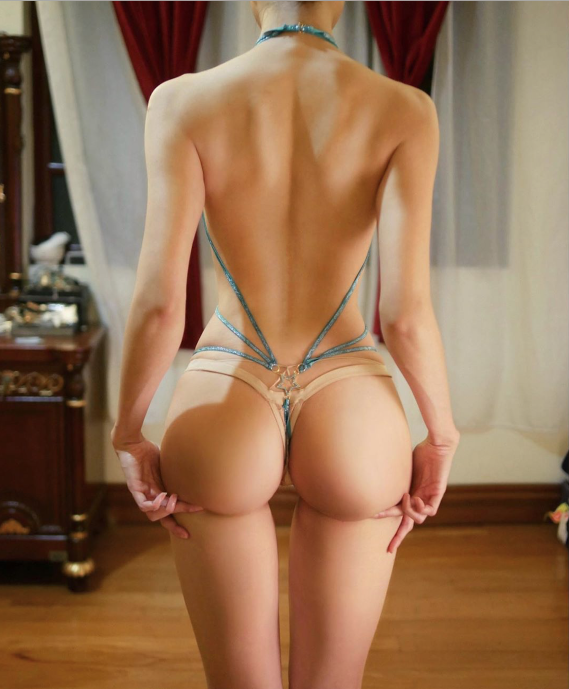
//> input picture Resources/cathy.png, 1138 x 1378 px (shown at 1/2 size)
$ ./calGrayHist   (built with g++ and OpenCV 4)
//> lines starting //> are read from the running program, lines starting //| are printed output that depends on the picture
//> further down, src is the input picture: 1378 rows x 1138 cols, CV_8UC3; mean B, G, R 83.5, 112.5, 148.1
#include <iostream>
#include "opencv2/imgproc.hpp"
#include "opencv2/highgui.hpp"
using namespace cv;
using namespace std;


Mat calHistrom(Mat image){


    //步骤一：分通道显示
	vector<Mat>bgr_planes;
	split(image, bgr_planes);
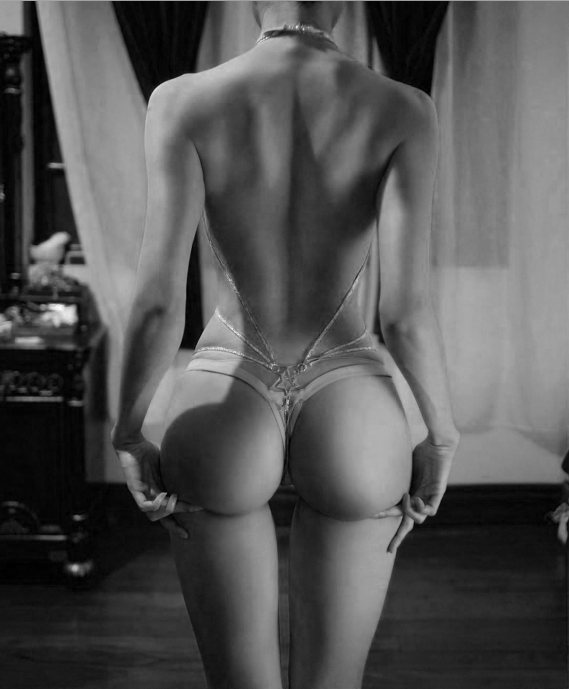
//> bgr_planes[0]: 1378 rows x 1138 cols, CV_8UC1 (shown at 1/2 size); min 0, max 254, mean 83.5
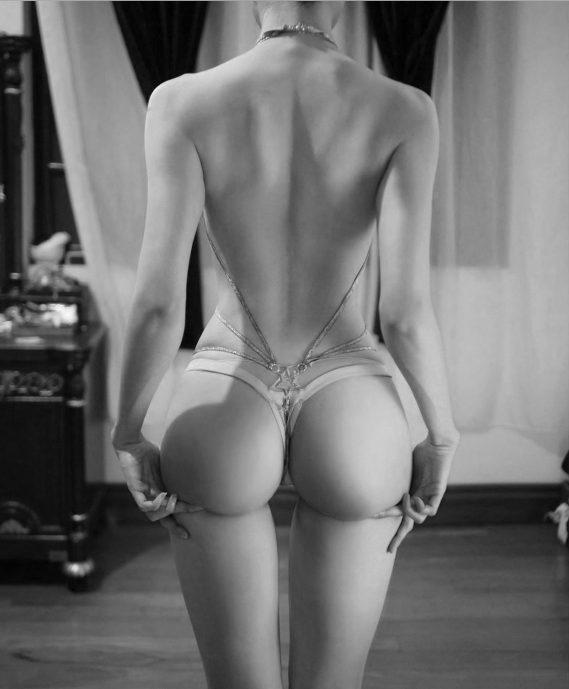
//> bgr_planes[1]: 1378 rows x 1138 cols, CV_8UC1 (shown at 1/2 size); min 0, max 248, mean 112.5
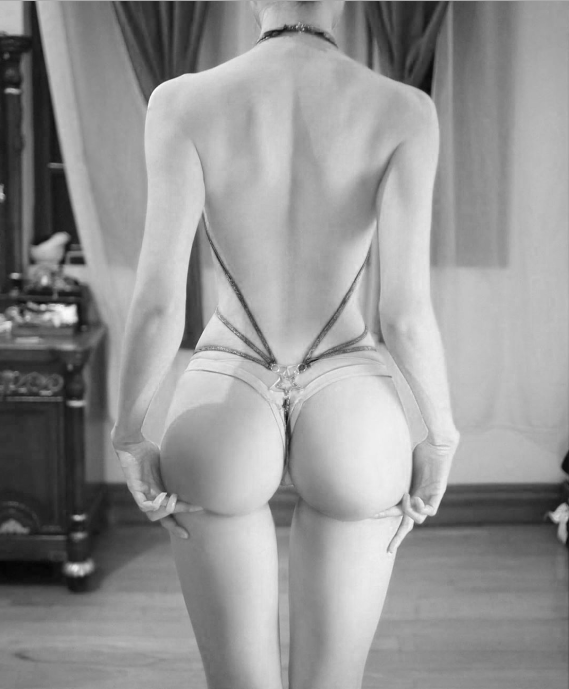
//> bgr_planes[2]: 1378 rows x 1138 cols, CV_8UC1 (shown at 1/2 size); min 0, max 255, mean 148.1
	//split(// 把多通道图像分为多个单通道图像 const Mat &src, //输入图像 Mat* mvbegin）// 输出的通道图像数组

	//步骤二：计算直方图
	int histsize = 256;
	float range[] = { 0,256 };
	const float*histRanges = { range };
	Mat b_hist, g_hist, r_hist;
	calcHist(&bgr_planes[0], 1, 0, Mat(), b_hist, 1, &histsize, &histRanges, true, false);
//> b_hist = 256 values, max 23052 at index 7, min 0 at index 255, mean 6125.6
	calcHist(&bgr_planes[1], 1, 0, Mat(), g_hist, 1, &histsize, &histRanges, true, false);
//> g_hist = 256 values, max 14526 at index 17, min 0 at index 249, mean 6125.6
	calcHist(&bgr_planes[2], 1, 0, Mat(), r_hist, 1, &histsize, &histRanges, true, false);
//> r_hist = 256 values, max 21410 at index 187, min 1 at index 2, mean 6125.6
//归一化
	int hist_h = 400;//直方图的图像的高
	int hist_w = 512;////直方图的图像的宽
	int bin_w = hist_w / histsize;//直方图的等级
	Mat histImage(hist_w, hist_h, CV_8UC3, Scalar(0, 0, 0));//绘制直方图显示的图像
	normalize(b_hist, b_hist, 0, hist_h, NORM_MINMAX, -1, Mat());//归一化
//> b_hist = 256 values, max 400 at index 7, min 0 at index 255, mean 106.3
	normalize(g_hist, g_hist, 0, hist_h, NORM_MINMAX, -1, Mat());
//> g_hist = 256 values, max 400 at index 17, min 0 at index 249, mean 168.7
	normalize(r_hist, r_hist, 0, hist_h, NORM_MINMAX, -1, Mat());
//> r_hist = 256 values, max 400 at index 187, min 0 at index 2, mean 114.4

	//步骤三：绘制直方图（render histogram chart）
	for (int i = 1; i < histsize; i++)
	{
		//绘制蓝色分量直方图
		line(histImage, Point((i - 1)*bin_w, hist_h - cvRound(b_hist.at<float>(i - 1))),
			Point((i)*bin_w, hist_h - cvRound(b_hist.at<float>(i))), Scalar(255, 0, 0), 2);
		//绘制绿色分量直方图
		line(histImage, Point((i - 1)*bin_w, hist_h - cvRound(g_hist.at<float>(i - 1))),
			Point((i)*bin_w, hist_h - cvRound(g_hist.at<float>(i))), Scalar(0, 255, 0), 2);
		//绘制红色分量直方图
		line(histImage, Point((i - 1)*bin_w, hist_h - cvRound(r_hist.at<float>(i - 1))),
			Point((i)*bin_w, hist_h - cvRound(r_hist.at<float>(i))), Scalar(0, 0, 255), 2);
	}
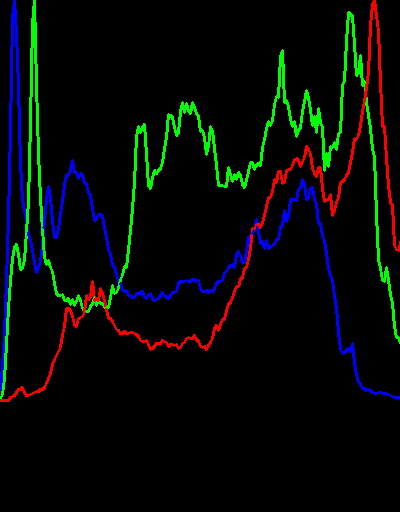
//> histImage: 512 rows x 400 cols, CV_8UC3; mean B, G, R 6.1, 9, 4.6

    return histImage;
}


int main(int argc,char *argv[]){

    Mat src;
    src = imread( "../../Resources/cathy.png", 1 );
	if (!src.data)
	{
		printf("could not load image...\n");
		return -1;
	}
	char input[] = "input image";

    Mat srcHist;
    srcHist = calHistrom(src);

    Mat dst,dstHist;

    normalize(src,dst,255,0,NORM_MINMAX,CV_8U);
    dstHist = calHistrom(dst);

    Mat fI;
    src.convertTo(fI,CV_64F,1.0/255,0);
    double gmma = 0.5;

    Mat o,odst,oHist;
    pow(fI,gmma,o);

	o.convertTo(odst,CV_8U,1.0/255,0);
	oHist = calHistrom(odst);
//> in calHistrom (call 3), `split(image, bgr_planes);`: bgr_planes[0]: 1378 rows x 1138 cols, CV_8UC1; every value is 0
//> in calHistrom (call 3), `calcHist(&bgr_planes[0], 1, 0, Mat(), b_hist, 1, &histsize, &histRange..`: b_hist = 256 values, max 1568164 at index 0, min 0 at index 1, mean 6125.6
//> in calHistrom (call 3), `calcHist(&bgr_planes[1], 1, 0, Mat(), g_hist, 1, &histsize, &histRange..`: g_hist has the same summary as b_hist
//> in calHistrom (call 3), `calcHist(&bgr_planes[2], 1, 0, Mat(), r_hist, 1, &histsize, &histRange..`: r_hist has the same summary as b_hist
//> in calHistrom (call 3), `normalize(b_hist, b_hist, 0, hist_h, NORM_MINMAX, -1, Mat());`: b_hist = 256 values, max 400 at index 0, min 0 at index 1, mean 1.56
//> in calHistrom (call 3), `normalize(g_hist, g_hist, 0, hist_h, NORM_MINMAX, -1, Mat());`: g_hist has the same summary as b_hist
//> in calHistrom (call 3), `normalize(r_hist, r_hist, 0, hist_h, NORM_MINMAX, -1, Mat());`: r_hist has the same summary as b_hist
//> after the loop in calHistrom (call 3), `for (int i = 1; i < histsize; i++)`:
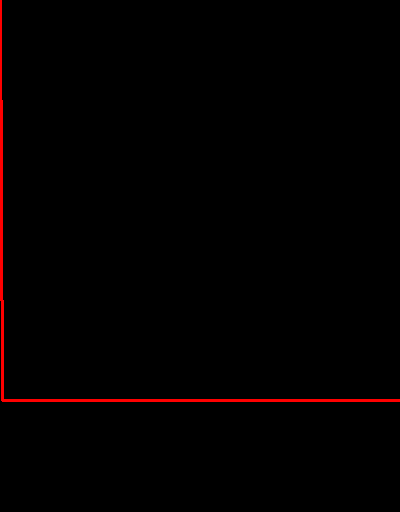
//> histImage: 512 rows x 400 cols, CV_8UC3; mean B, G, R 0, 0, 2.9

	imshow(input, src);
	imshow("input hist", srcHist);

	imshow("output", dst);
	imshow("output hist", dstHist);

	imshow("gmma output", o);
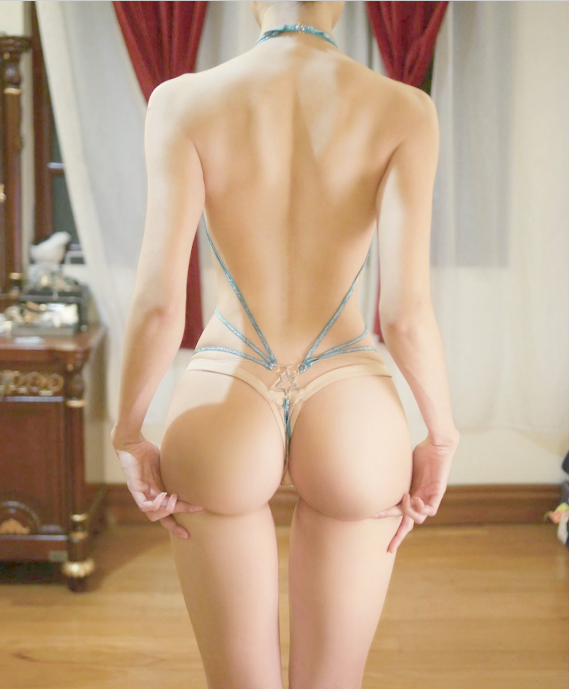
//> window 'gmma output': 1378 rows x 1138 cols, CV_8UC3 (shown at 1/2 size); mean B, G, R 136, 162.6, 190.3
	imshow("gmma output hist",odst);
	waitKey(0);


    return 0;
}

$ run again, with Resources/dot.png copied over Resources/cathy.png
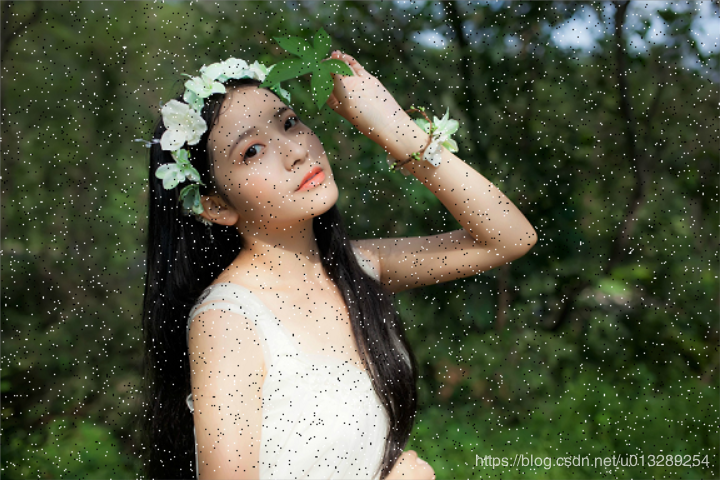
//> input picture Resources/dot.png, 720 x 480 px
//> src is the input picture: 480 rows x 720 cols, CV_8UC3; mean B, G, R 65.4, 87.3, 82
//> in calHistrom, `calcHist(&bgr_planes[0], 1, 0, Mat(), b_hist, 1, &histsize, &histRange..`: b_hist = 256 values, max 6625 at index 24, min 1 at index 255, mean 1350
//> in calHistrom, `calcHist(&bgr_planes[1], 1, 0, Mat(), g_hist, 1, &histsize, &histRange..`: g_hist = 256 values, max 4880 at index 64, min 1 at index 255, mean 1350
//> in calHistrom, `calcHist(&bgr_planes[2], 1, 0, Mat(), r_hist, 1, &histsize, &histRange..`: r_hist = 256 values, max 5602 at index 44, min 2 at index 255, mean 1350
//> in calHistrom, `normalize(b_hist, b_hist, 0, hist_h, NORM_MINMAX, -1, Mat());`: b_hist = 256 values, max 400 at index 24, min 0 at index 255, mean 81.46
//> in calHistrom, `normalize(g_hist, g_hist, 0, hist_h, NORM_MINMAX, -1, Mat());`: g_hist = 256 values, max 400 at index 64, min 0 at index 255, mean 110.6
//> in calHistrom, `normalize(r_hist, r_hist, 0, hist_h, NORM_MINMAX, -1, Mat());`: r_hist = 256 values, max 400 at index 44, min 0 at index 255, mean 96.29
//> after the loop in calHistrom, `for (int i = 1; i < histsize; i++)`:
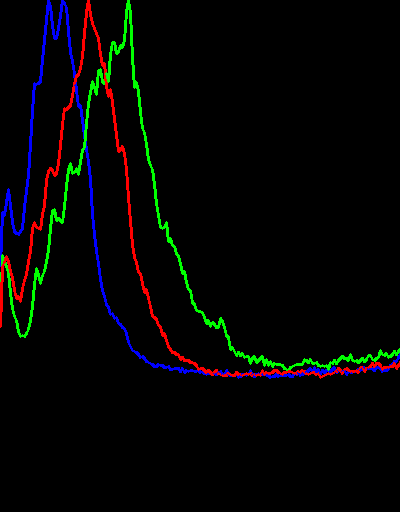
//> histImage: 512 rows x 400 cols, CV_8UC3; mean B, G, R 3.8, 4.6, 4.1
//> `imshow("gmma output", o);`:
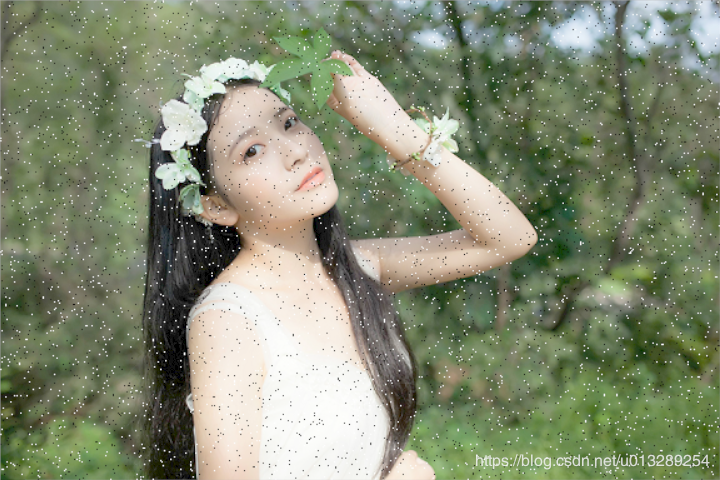
//> window 'gmma output': 480 rows x 720 cols, CV_8UC3; mean B, G, R 114.2, 139.3, 131.6
